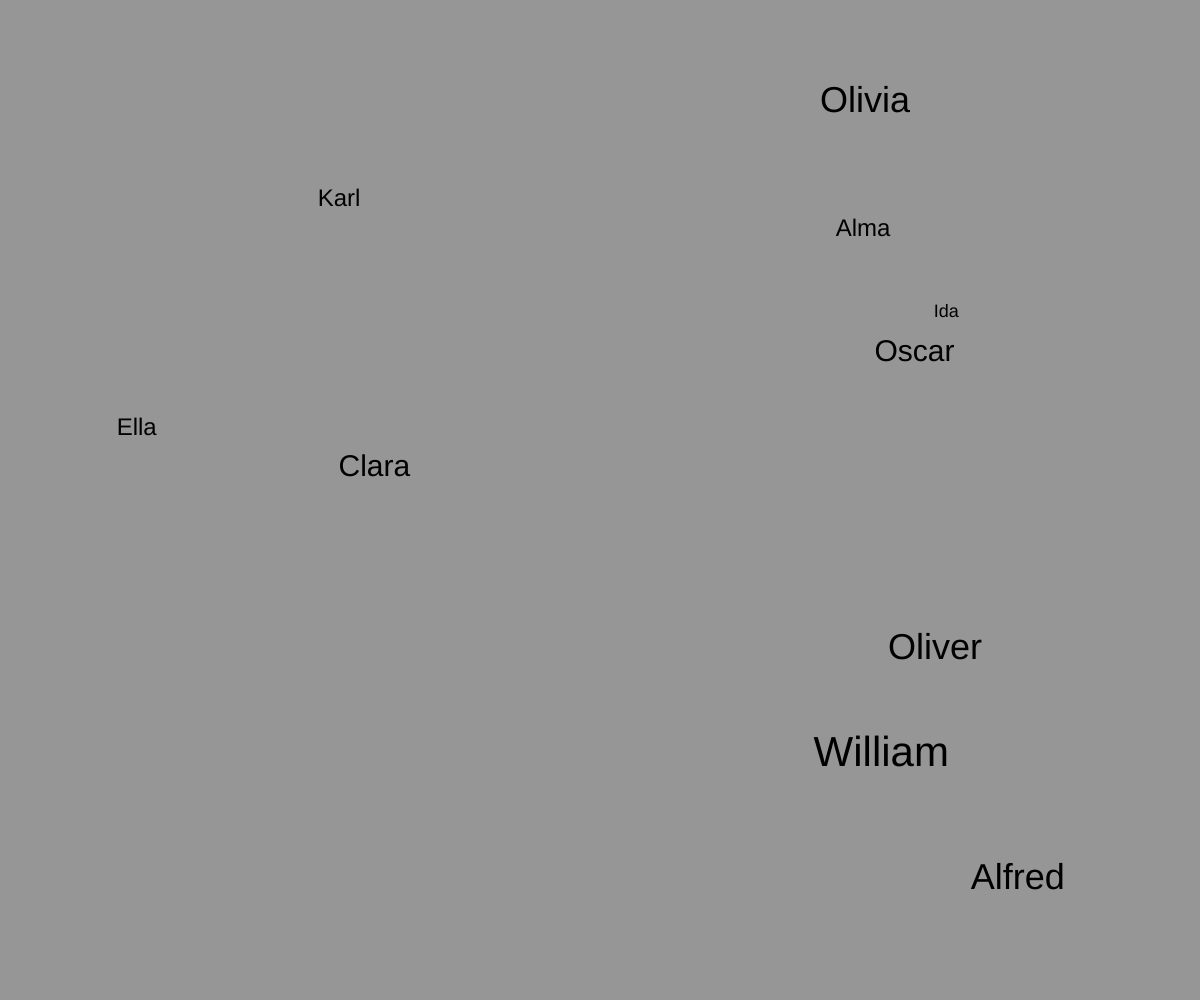
Frame 1 (no input)
Frame 60 (no input): identical to frame 1, image omitted
Frame 120 (the mouse pressed at the canvas centre since frame 60): identical to frame 1, image omitted

The p5.js sketch that drew this single still picture (run headless with seeded random() and noise() and a simulated clock; from frame 60 on, the mouse is pressed at the canvas centre):

// p5.js sketch
// ── sketch.js
let x = 0;
let y = 0;

function setup() {
  createCanvas(windowWidth, windowHeight);
  background(150);
  let navne = [
    "Alma",
    "Oscar",
    "Ida",
    "Karl",
    "Clara",
    "William",
    "Ella",
    "Oliver",
    "Olivia",
    "Alfred",
  ];

  for (let i = 0; i < navne.length; i++) {
    textSize(navne[i].length * 6);
    text(navne[i], random(50, windowWidth - 50), random(50, windowHeight - 50));
  }
}

function draw() {}
